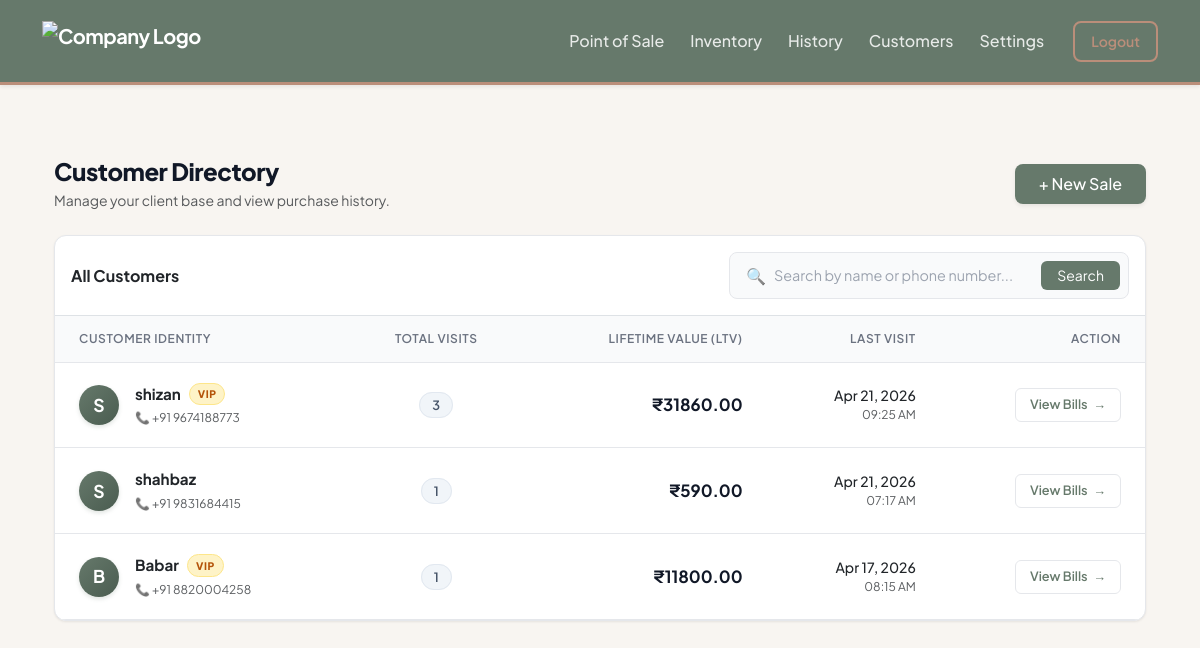
The app's page /billing/customers (signed in) with its own data.
### core/models.py (models this page shows)
class Customer(db.Model):
    __tablename__ = 'customers'
    id = db.Column(db.Integer, primary_key=True)
    company_id = db.Column(db.Integer, db.ForeignKey('companies.id'), nullable=False) # ISOLATION
    name = db.Column(db.String(100), nullable=False)
    phone_number = db.Column(db.String(15), nullable=False) # Removed unique=True so diff companies can have same customer
    created_at = db.Column(db.DateTime, default=datetime.utcnow)
    invoices = db.relationship('Invoice', backref='customer', lazy=True)

### core/billing/routes.py (the view, shortened to what this page needs)
@billing_bp.route('/customers')
def customers_directory():
    company_id = session.get('company_id')
    if not company_id:
        flash("Please log in to view your customers.", "warning")
        return redirect(url_for('auth.login'))
    page = request.args.get('page', 1, type=int)
    search_query = request.args.get('search', '').strip()
    query = db.session.query(
        Customer,
        func.count(Invoice.id).label('total_visits'),
        func.sum(Invoice.grand_total).label('lifetime_value'),
        func.max(Invoice.created_at).label('last_visit')
    ).join(Invoice, Customer.id == Invoice.customer_id) \
     .filter(Invoice.company_id == company_id) \
     .group_by(Customer.id)
    pagination = query.order_by(func.max(Invoice.created_at).desc()).paginate(page=page, per_page=10)
    return render_template(
        'billing/customers.html',
        pagination=pagination,
        search_query=search_query
    )

### core/templates/billing/customers.html (shortened to what this page needs)
{% extends "base.html" %}
{% block content %}
<div class="container-fluid py-4">
    <div class="d-flex flex-column flex-sm-row justify-content-between align-items-sm-center gap-3 mb-4">
        <div>
            <h1 class="page-title mb-1">Customer Directory</h1>
            <p class="text-muted text-sm mb-0">Manage your client base and view purchase history.</p>
        </div>
        <a href="/billing" class="btn btn-dark fw-medium px-4 py-2 rounded-3 shadow-sm text-nowrap" style="background-color: var(--brand-sage); border: none;">
            + New Sale
        </a>
    </div>
    <div class="enterprise-card mb-4">
        <div class="p-3 border-bottom d-flex flex-column flex-md-row justify-content-between align-items-md-center gap-3">
            <h6 class="mb-0 fw-bold text-dark">All Customers</h6>
            <form method="GET" action="/billing/customers" class="w-100" style="max-width: 400px;">
                <div class="search-input-group">
                    <span class="ps-2 text-muted">🔍</span>
                    <input type="text" name="search" placeholder="Search by name or phone number..." value="{{ search_query or '' }}">
                    <button type="submit" class="btn btn-sm btn-dark px-3 rounded-2" style="background: var(--brand-sage); border: none;">Search</button>
                </div>
            </form>
        </div>
        <div class="table-responsive">
            <table class="table-pro">
                <thead>
                    <tr>
                        <th>Customer Identity</th>
                        <th class="text-center">Total Visits</th>
                        <th class="text-end">Lifetime Value (LTV)</th>
                        <th class="text-end">Last Visit</th>
                        <th class="text-end">Action</th>
                    </tr>
                </thead>
                <tbody>
                    {% for customer, total_visits, lifetime_value, last_visit in pagination.items %}
                    <tr>
                        <td>
                            <div class="d-flex align-items-center gap-3">
                                <div class="avatar-circle">{{ customer.name[0]|upper }}</div>
                                <div>
                                    <div class="d-flex align-items-center">
                                        <span class="fw-bold text-dark" style="font-size: 0.95rem;">{{ customer.name }}</span>
                                        {% if lifetime_value > 10000 or total_visits > 3 %}
                                            <span class="badge-vip">VIP</span>
                                        {% endif %}
                                    </div>
                                    <div class="text-muted text-xs mt-1">📞 +91 {{ customer.phone_number }}</div>
                                </div>
                            </div>
                        </td>
                        <td class="text-center">
                            <span class="badge-count">{{ total_visits }}</span>
                        </td>
                        <td class="text-end">
                            <div class="amount-display">₹{{ "%.2f"|format(lifetime_value) }}</div>
                        </td>
                        <td class="text-end">
                            <div class="text-dark text-sm fw-medium">{{ last_visit.strftime('%b %d, %Y') }}</div>
                            <div class="text-muted text-xs">{{ last_visit.strftime('%I:%M %p') }}</div>
                        </td>
                        <td class="text-end">
                            <a href="/billing/history?search={{ customer.phone_number }}" class="btn-view-bills">
                                View Bills <span aria-hidden="true">→</span>
                            </a>
                        </td>
                    </tr>
                    {% endfor %}
                </tbody>
            </table>
        </div>
    </div>
</div>
{% endblock %}

### core/templates/base.html (style rules this page uses)
:root { --color-sand: #D4C2AD; --color-terracotta: #D7A184; --color-cream: #EFDFCC; --color-taupe: #BA8E7A; --color-sage: #66796B; --text-dark: #2C3530; --shadow-soft: 0 10px 30px rgba(102, 121, 107, 0.08); --shadow-hover: 0 15px 35px rgba(102, 121, 107, 0.15); }
body { background-color: #F8F5F1; font-family: 'Plus Jakarta Sans', sans-serif; color: var(--text-dark); -webkit-font-smoothing: antialiased; }

### core/templates/billing/customers.html (style rules this page uses)
:root { --brand-sage: #66796b; --brand-sage-dark: #4a5c50; --text-dark: #111827; --text-muted: #6b7280; --border-color: #e5e7eb; --bg-surface: #ffffff; --bg-body: #f9fafb; }
.page-title { color: var(--text-dark); font-weight: 800; letter-spacing: -0.02em; font-size: 1.5rem; }
.enterprise-card { background: var(--bg-surface); border: 1px solid var(--border-color); border-radius: 12px; box-shadow: 0 1px 3px rgba(0, 0, 0, 0.05), 0 1px 2px rgba(0, 0, 0, 0.03); overflow: hidden; }
.search-input-group { display: flex; align-items: center; background: var(--bg-body); border: 1px solid var(--border-color); border-radius: 8px; padding: 0.25rem 0.5rem; transition: all 0.2s; }
.search-input-group input { border: none; background: transparent; padding: 0.5rem; font-size: 0.9rem; width: 100%; outline: none; color: var(--text-dark); }
.search-input-group input::placeholder { color: #9ca3af; }
.table-responsive { -webkit-overflow-scrolling: touch; }
.table-pro { width: 100%; margin-bottom: 0; border-collapse: collapse; }
.table-pro th { background-color: var(--bg-body); color: var(--text-muted); font-size: 0.75rem; font-weight: 600; text-transform: uppercase; letter-spacing: 0.05em; padding: 0.85rem 1.5rem; border-bottom: 1px solid var(--border-color); white-space: nowrap; }
.table-pro td { padding: 1.25rem 1.5rem; vertical-align: middle; border-bottom: 1px solid var(--border-color); color: var(--text-dark); font-size: 0.875rem; white-space: nowrap; }
.table-pro tbody tr { transition: background-color 0.15s ease; }
.avatar-circle { width: 40px; height: 40px; border-radius: 50%; background: linear-gradient(135deg, var(--brand-sage), var(--brand-sage-dark)); color: white; display: flex; align-items: center; justify-content: center; font-weight: 700; font-size: 1.1rem; box-shadow: 0 2px 4px rgba(102, 121, 107, 0.2); }
.badge-vip { background-color: #fef3c7; color: #b45309; border: 1px solid #fde68a; padding: 0.15rem 0.5rem; border-radius: 9999px; font-size: 0.65rem; font-weight: 800; text-transform: uppercase; letter-spacing: 0.05em; margin-left: 8px; vertical-align: middle; }
.badge-count { background-color: #f1f5f9; color: #475569; border: 1px solid #e2e8f0; padding: 0.25rem 0.75rem; border-radius: 9999px; font-weight: 600; font-size: 0.8rem; }
.fw-medium { font-weight: 500; }
.text-sm { font-size: 0.875rem; }
.text-xs { font-size: 0.75rem; }
.amount-display { font-size: 1.05rem; font-weight: 700; color: var(--text-dark); }
.btn-view-bills { background-color: var(--bg-surface); color: var(--brand-sage); border: 1px solid var(--border-color); border-radius: 6px; padding: 0.4rem 0.85rem; font-size: 0.8rem; font-weight: 600; transition: all 0.2s; text-decoration: none; display: inline-flex; align-items: center; gap: 6px; }

### records on screen
Customer: name "S", name "shizan", shows "VIP", phone_number "9674188773", total_visits "3", lifetime_value "31860.00", strftime "Apr 21, 2026", strftime "09:25 AM"
Customer: name "S", name "shahbaz", phone_number "9831684415", company "1", lifetime_value "590.00", strftime "Apr 21, 2026", strftime "07:17 AM"
Customer: name "B", name "Babar", shows "VIP", phone_number "8820004258", total_visits "1", lifetime_value "11800.00", strftime "Apr 17, 2026", strftime "08:15 AM"
